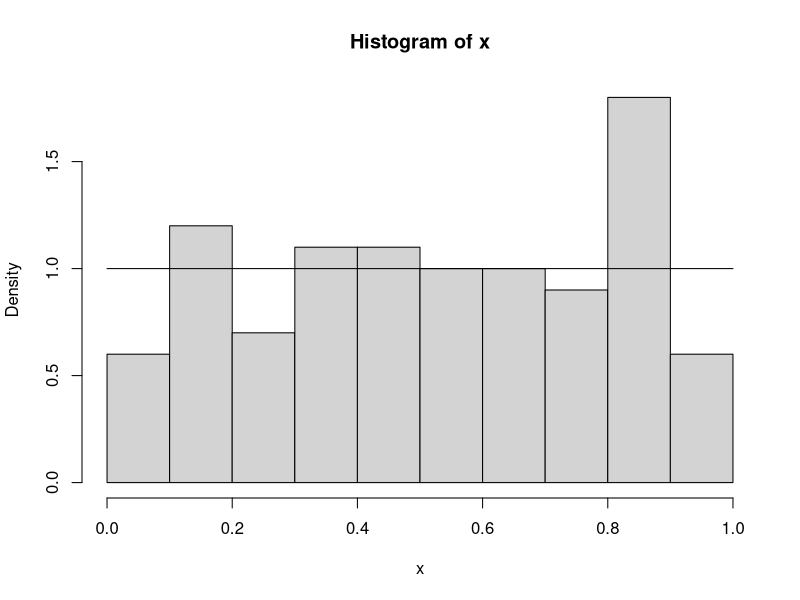

Recreate this plot in R.
x = runif(100)
hist(x, probability = TRUE)
curve(dunif(x, 0, 1), add = TRUE)

### Бернулиево - в R го няма, тъй като е частен случай на Биномното

y = rbinom(1, 1, 0.5)

# нормално rnorm, dnorm, qnorm

#6.1
rm(x)
x = runif(10, 0, 10)
max(x)
min(x)

#6.2 
rm(x)
x = rnorm(10, mean = 5, sd = 5)
length(x[x < 0])

#6.4
rm(x)
x = rbinom(50, 1, 0.5)
length(x[x==1])

#6.5
rm(x)
x = rbinom(100, 1, 1/6)
length(x[x==1])

#6.6
rm(x)
x = sample(1:49, 6, replace = FALSE)
max(x)
min(x)

#6.7
qnorm(0.05, 0, 1)

#6.8 ???

qnorm(0.005,0, 1)